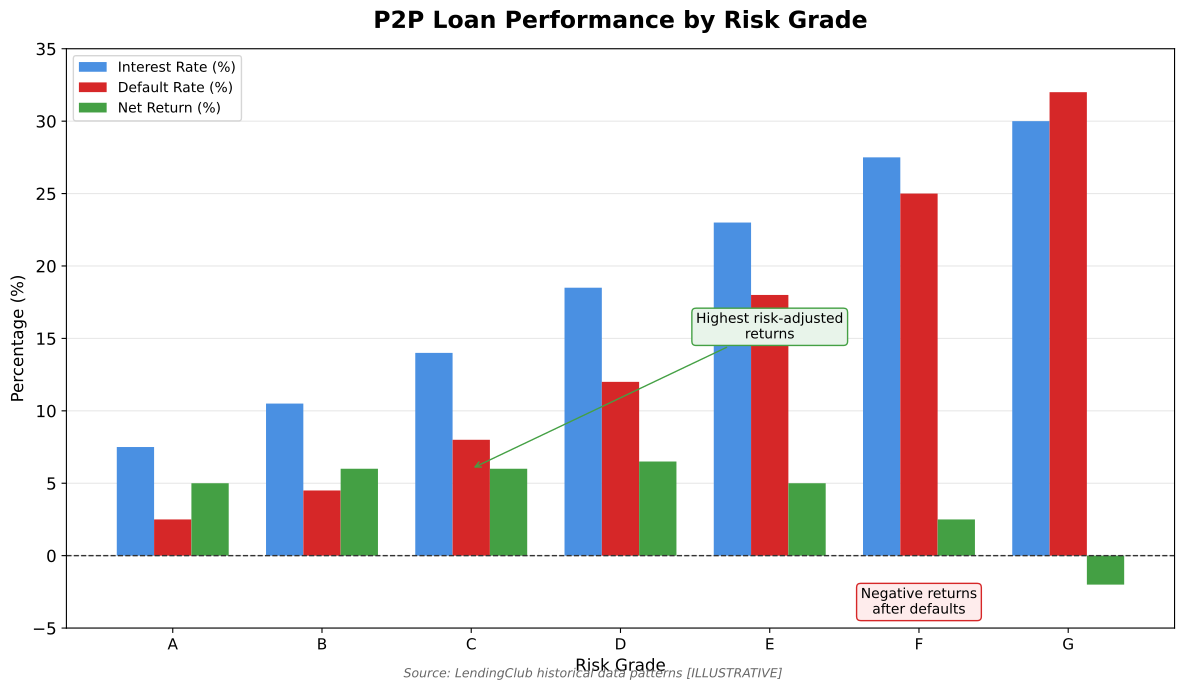

The script that saved this image:
"""
Risk Grade Performance
Shows loan performance by risk grade in P2P lending

Output: risk_grade_performance.pdf
Module: module_01_fintech
Lesson: 7 - P2P Lending
"""

from pathlib import Path
import matplotlib.pyplot as plt
import numpy as np

CHART_METADATA = {
    'title': 'Risk Grade Performance',
    'module': 'module_01_fintech',
    'lesson': 7,
    'url': 'https://github.com/Digital-AI-Finance/digital-finance/tree/main/module_01_fintech/figures/risk_grade_performance'
}

plt.rcParams.update({
    'font.size': 12,
    'axes.labelsize': 12,
})

def create_chart():
    """Create risk grade performance chart"""
    fig, ax = plt.subplots(figsize=(12, 7))

    # Risk grades
    grades = ['A', 'B', 'C', 'D', 'E', 'F', 'G']

    # Data (LendingClub-style metrics)
    interest_rates = [7.5, 10.5, 14.0, 18.5, 23.0, 27.5, 30.0]
    default_rates = [2.5, 4.5, 8.0, 12.0, 18.0, 25.0, 32.0]
    net_returns = [5.0, 6.0, 6.0, 6.5, 5.0, 2.5, -2.0]

    x = np.arange(len(grades))
    width = 0.25

    bars1 = ax.bar(x - width, interest_rates, width, label='Interest Rate (%)', color='#4A90E2')
    bars2 = ax.bar(x, default_rates, width, label='Default Rate (%)', color='#D62728')
    bars3 = ax.bar(x + width, net_returns, width, label='Net Return (%)', color='#44A044')

    ax.set_xlabel('Risk Grade', fontsize=12)
    ax.set_ylabel('Percentage (%)', fontsize=12)
    ax.set_title('P2P Loan Performance by Risk Grade', fontsize=17, fontweight='bold', pad=15)

    ax.set_xticks(x)
    ax.set_xticklabels(grades, fontsize=11)
    ax.legend(loc='upper left', fontsize=10)
    ax.set_ylim(-5, 35)

    ax.yaxis.grid(True, alpha=0.3)
    ax.set_axisbelow(True)

    # Add zero line for net returns
    ax.axhline(y=0, color='#333333', linestyle='--', lw=1)

    # Annotations
    ax.annotate('Highest risk-adjusted\nreturns', xy=(2, 6), xytext=(4, 15),
               fontsize=10, ha='center',
               arrowprops=dict(arrowstyle='->', color='#44A044'),
               bbox=dict(boxstyle='round', facecolor='#E8F4EA', edgecolor='#44A044'))

    ax.annotate('Negative returns\nafter defaults', xy=(6, -2), xytext=(5, -4),
               fontsize=10, ha='center',
               bbox=dict(boxstyle='round', facecolor='#FEECEC', edgecolor='#D62728'))

    # Source
    fig.text(0.5, 0.02, 'Source: LendingClub historical data patterns [ILLUSTRATIVE]',
            fontsize=9, ha='center', style='italic', color='#666666')

    plt.tight_layout()

    output_path = Path(__file__).parent / 'risk_grade_performance.pdf'
    plt.savefig(output_path, format='pdf', dpi=300, bbox_inches='tight')
    plt.close()
    print(f"Chart saved to: {output_path}")
    return output_path

if __name__ == '__main__':
    create_chart()
